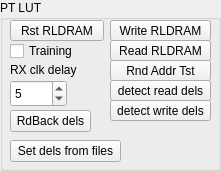
       <widget class="QGroupBox" name="groupBox">
        <property name="geometry">
         <rect>
          <x>620</x>
          <y>200</y>
          <width>221</width>
          <height>171</height>
         </rect>
        </property>
        <property name="styleSheet">
         <string notr="true"/>
        </property>
        <property name="title">
         <string>PT LUT</string>
        </property>
        <widget class="QPushButton" name="reset_rldram_button">
         <property name="geometry">
          <rect>
           <x>10</x>
           <y>20</y>
           <width>94</width>
           <height>21</height>
          </rect>
         </property>
         <property name="text">
          <string>Rst RLDRAM</string>
         </property>
        </widget>
        <widget class="QPushButton" name="write_rldram_button">
         <property name="geometry">
          <rect>
           <x>110</x>
           <y>20</y>
           <width>101</width>
           <height>21</height>
          </rect>
         </property>
         <property name="text">
          <string>Write RLDRAM</string>
         </property>
        </widget>
        <widget class="QPushButton" name="read_rldram_button">
         <property name="geometry">
          <rect>
           <x>110</x>
           <y>40</y>
           <width>101</width>
           <height>21</height>
          </rect>
         </property>
         <property name="text">
          <string>Read RLDRAM</string>
         </property>
        </widget>
        <widget class="QPushButton" name="test_rldram_button">
         <property name="geometry">
          <rect>
           <x>230</x>
           <y>20</y>
           <width>101</width>
           <height>21</height>
          </rect>
         </property>
         <property name="text">
          <string>Test RLDRAM</string>
         </property>
        </widget>
        <widget class="QPushButton" name="iddr_phase_button">
         <property name="geometry">
          <rect>
           <x>230</x>
           <y>40</y>
           <width>94</width>
           <height>21</height>
          </rect>
         </property>
         <property name="text">
          <string>iddr phase+</string>
         </property>
        </widget>
        <widget class="QCheckBox" name="training_cb">
         <property name="geometry">
          <rect>
           <x>10</x>
           <y>40</y>
           <width>94</width>
           <height>22</height>
          </rect>
         </property>
         <property name="text">
          <string>Training</string>
         </property>
        </widget>
        <widget class="QPushButton" name="detect_delays_button">
         <property name="geometry">
          <rect>
           <x>110</x>
           <y>80</y>
           <width>101</width>
           <height>21</height>
          </rect>
         </property>
         <property name="text">
          <string>detect read dels</string>
         </property>
        </widget>
        <widget class="QSpinBox" name="ptlut_rx_clk_delay">
         <property name="geometry">
          <rect>
           <x>10</x>
           <y>80</y>
           <width>57</width>
           <height>27</height>
          </rect>
         </property>
         <property name="maximum">
          <number>31</number>
         </property>
         <property name="value">
          <number>5</number>
         </property>
        </widget>
        <widget class="QLabel" name="label_10">
         <property name="geometry">
          <rect>
           <x>10</x>
           <y>60</y>
           <width>91</width>
           <height>20</height>
          </rect>
         </property>
         <property name="text">
          <string>RX clk delay</string>
         </property>
        </widget>
        <widget class="QPushButton" name="detect_write_delays_pb">
         <property name="geometry">
          <rect>
           <x>110</x>
           <y>100</y>
           <width>101</width>
           <height>21</height>
          </rect>
         </property>
         <property name="text">
          <string>detect write dels</string>
         </property>
        </widget>
        <widget class="QPushButton" name="pushButton_3">
         <property name="geometry">
          <rect>
           <x>230</x>
           <y>60</y>
           <width>101</width>
           <height>21</height>
          </rect>
         </property>
         <property name="text">
          <string>find windows</string>
         </property>
        </widget>
        <widget class="QPushButton" name="random_addr_test_pb">
         <property name="geometry">
          <rect>
           <x>110</x>
           <y>60</y>
           <width>101</width>
           <height>21</height>
          </rect>
         </property>
         <property name="text">
          <string>Rnd Addr Tst</string>
         </property>
        </widget>
        <widget class="QPushButton" name="lptlut_read_back_delays_pb">
         <property name="geometry">
          <rect>
           <x>10</x>
           <y>110</y>
           <width>81</width>
           <height>22</height>
          </rect>
         </property>
         <property name="text">
          <string>RdBack dels</string>
         </property>
        </widget>
        <widget class="QPushButton" name="pushButton_5">
         <property name="geometry">
          <rect>
           <x>10</x>
           <y>140</y>
           <width>111</width>
           <height>22</height>
          </rect>
         </property>
         <property name="text">
          <string>Set dels from files</string>
         </property>
        </widget>
       </widget>
